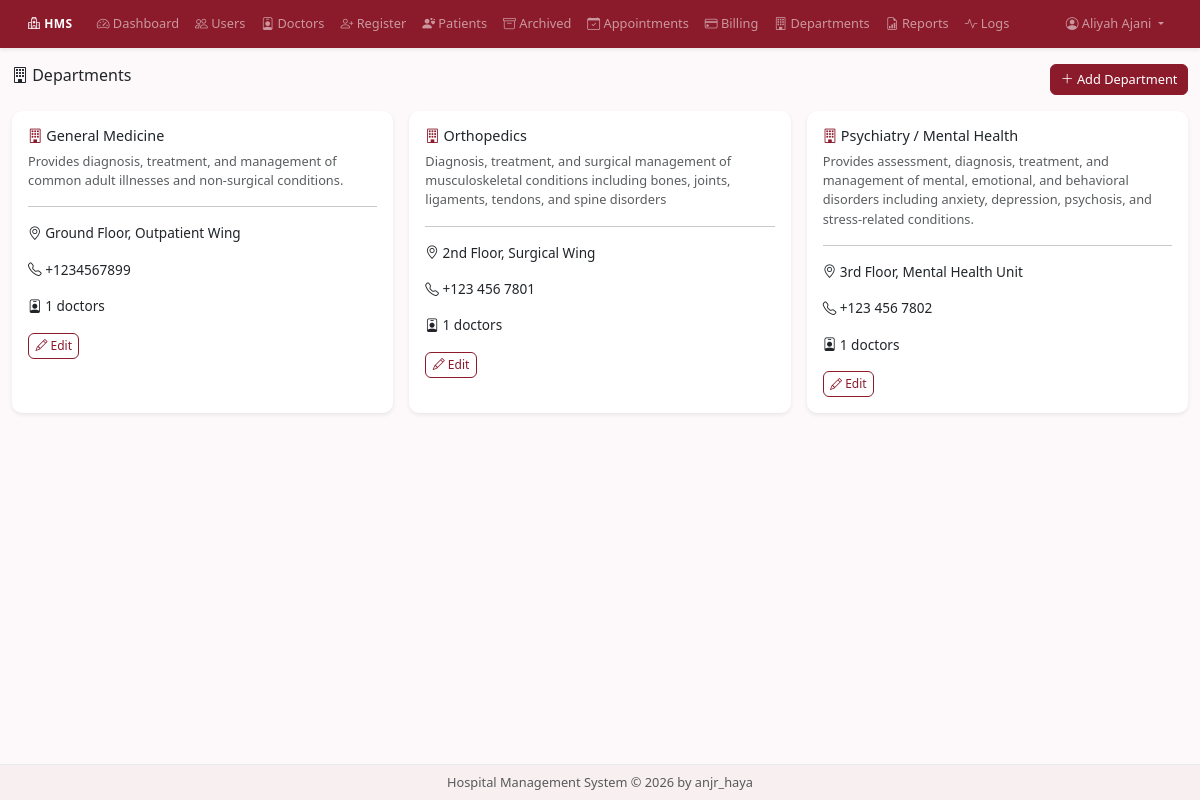
/admin/departments (signed in), run on the app's committed database.
### models/user.py (models this page shows, shortened)
class User(UserMixin, db.Model):
    __tablename__ = 'users'
    id = db.Column(db.Integer, primary_key=True)
    username = db.Column(db.String(80), unique=True, nullable=False)
    password_hash = db.Column(db.String(128), nullable=False)
    role = db.Column(db.String(20), nullable=False)
    name = db.Column(db.String(100), nullable=False)
    email = db.Column(db.String(120), unique=True)
    phone = db.Column(db.String(20))
    is_active_account = db.Column(db.Boolean, default=True)
    created_at = db.Column(db.DateTime, default=datetime.utcnow)
    last_login = db.Column(db.DateTime)
    doctor_profile = db.relationship('Doctor', backref='user', uselist=False, lazy=True)
    notifications = db.relationship('Notification', backref='user', lazy=True, foreign_keys='Notification.user_id')
    activities = db.relationship('ActivityLog', backref='user', lazy=True)
    ROLES = {'admin', 'doctor', 'receptionist', 'nurse'}
    @property
    def is_admin(self):
        return self.role == 'admin'

### models/department.py (models this page shows, shortened)
class Department(db.Model):
    __tablename__ = 'departments'
    id = db.Column(db.Integer, primary_key=True)
    name = db.Column(db.String(100), unique=True, nullable=False)
    description = db.Column(db.Text)
    location = db.Column(db.String(200))
    phone = db.Column(db.String(20))
    head_doctor_id = db.Column(db.Integer, db.ForeignKey('doctors.id'), nullable=True)
    is_active = db.Column(db.Boolean, default=True)
    created_at = db.Column(db.DateTime, default=datetime.utcnow)
    doctors = db.relationship('Doctor', backref='department', lazy=True, foreign_keys='Doctor.department_id')
    appointments = db.relationship('Appointment', backref='department', lazy=True)

### controllers/admin_routes.py (the view)
@admin_bp.route('/departments')
@login_required
@admin_required
def manage_departments():
    departments = Department.query.all()
    return render_template('admin/departments.html', departments=departments)

### models/__init__.py (called while the page is built)
@login_manager.user_loader
def load_user(user_id):
    return User.query.get(int(user_id))

### views/templates/admin/departments.html (shortened to what this page needs)
{% extends "base.html" %}
{% block content %}
<div class="d-flex justify-content-between align-items-center mb-3">
    <h4><i class="bi bi-building"></i> Departments</h4>
    <a href="{{ url_for('admin.create_department') }}" class="btn btn-primary"><i class="bi bi-plus-lg"></i> Add Department</a>
</div>
<div class="row g-3">
    {% for d in departments %}
    <div class="col-md-4">
        <div class="card shadow-sm h-100">
            <div class="card-body">
                <h5><i class="bi bi-building text-primary"></i> {{ d.name }}</h5>
                <p class="text-muted small">{{ d.description or 'No description' }}</p>
                <hr>
                <div class="small">
                    <p><i class="bi bi-geo-alt"></i> {{ d.location or 'N/A' }}</p>
                    <p><i class="bi bi-telephone"></i> {{ d.phone or 'N/A' }}</p>
                    <p><i class="bi bi-person-badge"></i> {{ d.doctors|length }} doctors</p>
                </div>
                <a href="{{ url_for('admin.edit_department', dept_id=d.id) }}" class="btn btn-sm btn-outline-primary"><i class="bi bi-pencil"></i> Edit</a>
            </div>
        </div>
    </div>
    {% else %}
    <div class="col-12"><div class="alert alert-info">No departments created yet.</div></div>
    {% endfor %}
</div>
{% endblock %}

### views/templates/base.html (shortened to what this page needs)
<!DOCTYPE html>
<html lang="en" class="h-100">
<head>
    <link href="https://cdn.jsdelivr.net/npm/bootstrap@5.3.2/dist/css/bootstrap.min.css" rel="stylesheet">
    <link href="https://cdn.jsdelivr.net/npm/bootstrap-icons@1.11.1/font/bootstrap-icons.css" rel="stylesheet">
    <link href="https://cdn.jsdelivr.net/npm/select2@4.1.0-rc.0/dist/css/select2.min.css" rel="stylesheet">
    <link rel="stylesheet" href="https://cdn.jsdelivr.net/npm/flatpickr/dist/flatpickr.min.css">
    <link href="{{ url_for('static', filename='css/style.css') }}" rel="stylesheet">
</head>
<body class="d-flex flex-column h-100">
    {% if current_user.is_authenticated %}
    <nav class="navbar navbar-expand-lg navbar-dark shadow-sm flex-shrink-0" style="background-color: #8B1A2B;">
        <div class="container-fluid">
            <a class="navbar-brand fw-bold small" href="{{ url_for('auth.login') }}">
                <i class="bi bi-hospital"></i> HMS
            </a>
            <div class="collapse navbar-collapse" id="navbarNav">
                <ul class="navbar-nav me-auto">
                    {% if current_user.is_admin %}
                    <li class="nav-item"><a class="nav-link small" href="{{ url_for('admin.dashboard') }}"><i class="bi bi-speedometer2"></i> Dashboard</a></li>
                    <li class="nav-item"><a class="nav-link small" href="{{ url_for('admin.manage_users') }}"><i class="bi bi-people"></i> Users</a></li>
                    <li class="nav-item"><a class="nav-link small" href="{{ url_for('admin.manage_doctors') }}"><i class="bi bi-person-badge"></i> Doctors</a></li>
                    <li class="nav-item"><a class="nav-link small" href="{{ url_for('admin.register_patient') }}"><i class="bi bi-person-plus"></i> Register</a></li>
                    <li class="nav-item"><a class="nav-link small" href="{{ url_for('admin.manage_patients') }}"><i class="bi bi-person-hearts"></i> Patients</a></li>
                    <li class="nav-item"><a class="nav-link small" href="{{ url_for('admin.archived_patients') }}"><i class="bi bi-archive"></i> Archived</a></li>
                    <li class="nav-item"><a class="nav-link small" href="{{ url_for('admin.manage_appointments') }}"><i class="bi bi-calendar-check"></i> Appointments</a></li>
                    <li class="nav-item"><a class="nav-link small" href="{{ url_for('admin.manage_billing') }}"><i class="bi bi-credit-card"></i> Billing</a></li>
                    <li class="nav-item"><a class="nav-link small" href="{{ url_for('admin.manage_departments') }}"><i class="bi bi-building"></i> Departments</a></li>
                    <li class="nav-item"><a class="nav-link small" href="{{ url_for('admin.reports') }}"><i class="bi bi-file-earmark-bar-graph"></i> Reports</a></li>
                    <li class="nav-item"><a class="nav-link small" href="{{ url_for('admin.activity_logs') }}"><i class="bi bi-activity"></i> Logs</a></li>
                    {% endif %}
                </ul>
                <ul class="navbar-nav">
                    <li class="nav-item dropdown">
                        <a class="nav-link dropdown-toggle small" href="#" data-bs-toggle="dropdown">
                            <i class="bi bi-person-circle"></i> {{ current_user.name }}
                        </a>
                    </li>
                </ul>
            </div>
        </div>
    </nav>
    {% endif %}
    <div class="container-fluid flex-shrink-0 mt-3">
        {% block content %}{% endblock %}
    </div>
    <footer class="footer mt-auto py-2 flex-shrink-0" style="background-color: #f8f0f0;">
        <div class="container text-center">
            <span class="text-muted small">Hospital Management System &copy; 2026 by anjr_haya</span>
        </div>
    </footer>
</body>
</html>

### views/static/css/style.css (style rules this page uses)
:root { --wine: #8B1A2B; --wine-dark: #6B1320; --wine-light: #A82D3F; --pink: #F8E8EA; --pink-light: #FCF4F5; }
body { background: #fdf8f9; font-family: 'Segoe UI', Tahoma, Geneva, Verdana, sans-serif; font-size: 0.85rem; }
h1, h2, h3, h4, h5, h6 { font-size: 1rem; }
h4 { font-size: 1rem; }
h5 { font-size: 0.9rem; }
p { font-size: 0.85rem; }
.card { border: none; border-radius: 10px; transition: transform 0.2s; font-size: 0.85rem; }
.card-body { font-size: 0.85rem; }
.navbar { padding: 0.4rem 1rem; box-shadow: 0 2px 4px rgba(0,0,0,0.1); font-size: 0.8rem; }
.navbar-brand { font-size: 1rem; letter-spacing: 0.5px; }
.nav-link { font-size: 0.8rem !important; }
.btn { border-radius: 6px; font-weight: 500; font-size: 0.8rem; padding: 0.3rem 0.6rem; }
.btn-primary { background-color: var(--wine); border-color: var(--wine); }
.btn-outline-primary { color: var(--wine); border-color: var(--wine); }
.btn-sm { font-size: 0.75rem; padding: 0.2rem 0.4rem; }
.footer { border-top: 1px solid #e9ecef; font-size: 0.75rem; }
.text-primary { color: var(--wine) !important; }
a { color: var(--wine); }
.small, small { font-size: 0.75rem; }
.text-muted { font-size: 0.8rem; }

### data on the page
User: name "Aliyah Ajani"
Department: name "General Medicine", description "Provides diagnosis, treatment, and management of common adult illnesses and non-surgical conditions.", location "Ground Floor, Outpatient Wing", phone "+1234567899", doctors|length "1"
Department: name "Orthopedics", description "Diagnosis, treatment, and surgical management of musculoskeletal conditions including bones, joints, ligaments, tendons, and spine disorders", location "2nd Floor, Surgical Wing", phone "+123 456 7801", doctors|length "1"
Department: name "Psychiatry / Mental Health", description "Provides assessment, diagnosis, treatment, and management of mental, emotional, and behavioral disorders including anxiety, depression, psychosis, and stress-related conditions.", location "3rd Floor, Mental Health Unit", phone "+123 456 7802", doctors|length "1"
